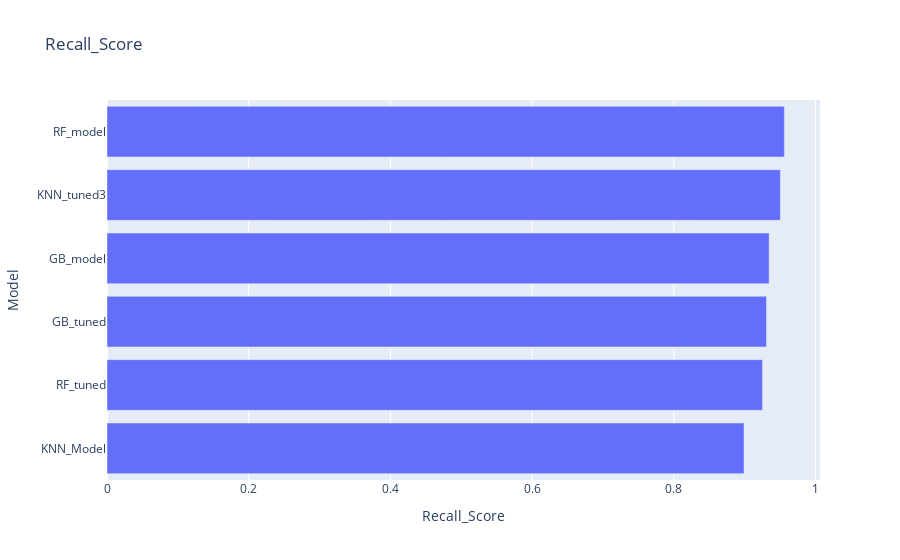
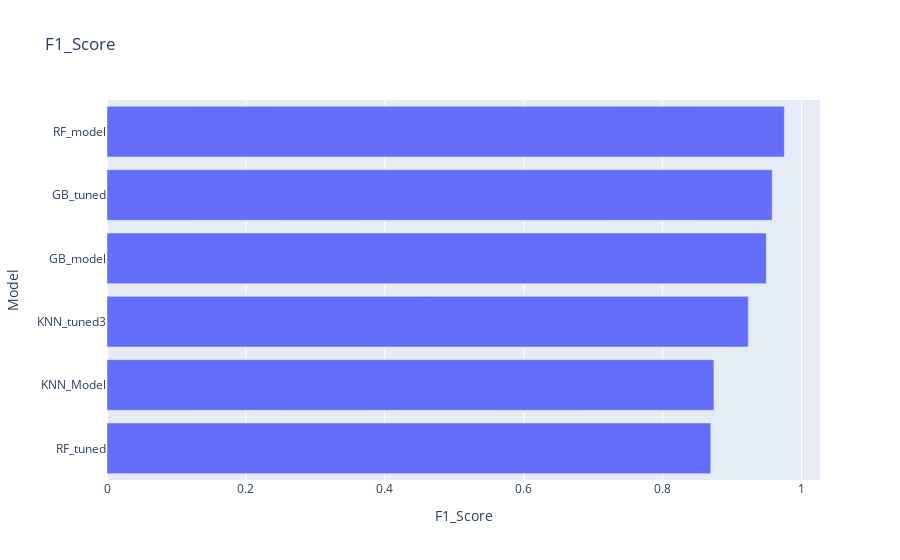
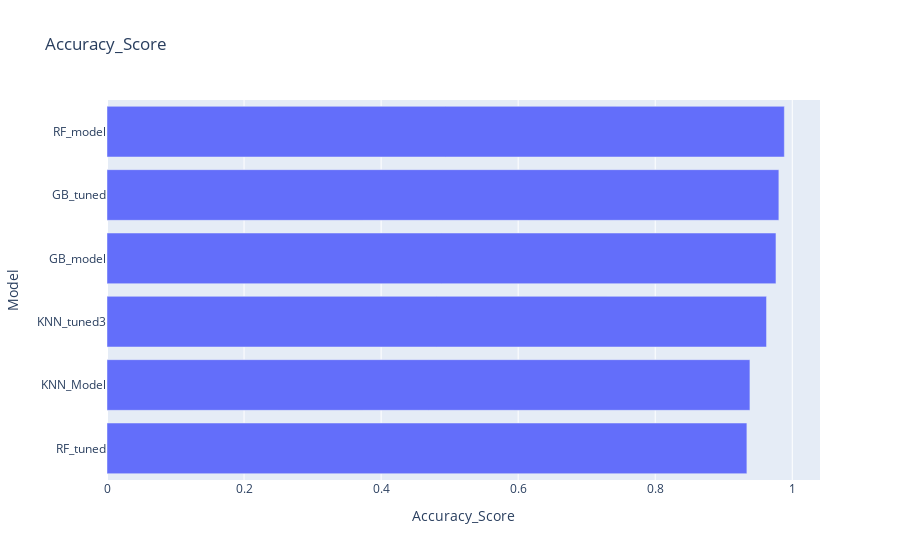
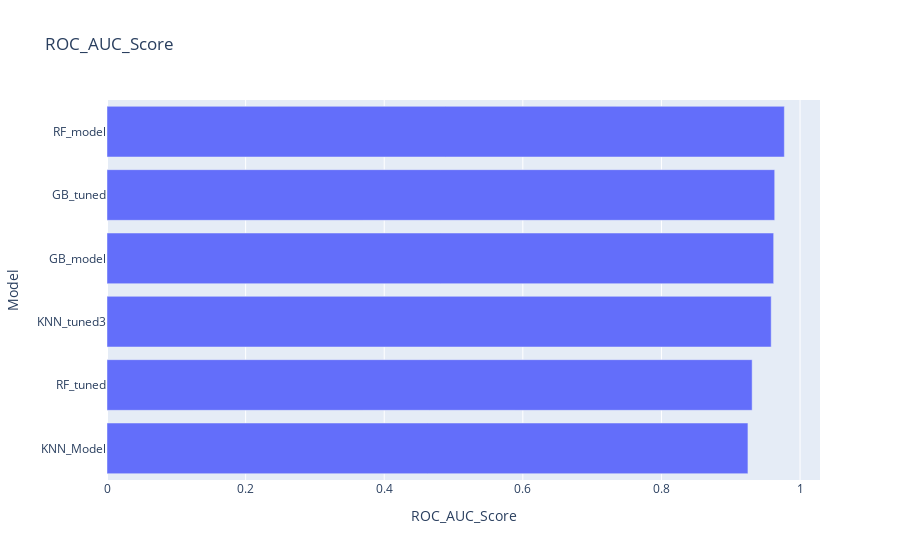

The code cell stored with these charts, in order, in its notebook:
### Markdown cell above
#### Prediction

### Code cell
compare = pd.DataFrame({"Model": ["GB_model", "GB_tuned", "KNN_Model", "KNN_tuned3", "RF_model", "RF_tuned"],
                        
                        "F1_Score": [GB_model_f1, GB_tuned_f1, KNN_model_f1, KNN_tuned1_f1, RF_f1, RF_tuned_f1, 
                                    ],
                                                 
                        "Accuracy_Score": [GB_model_acc, GB_tuned_acc, KNN_model_acc, KNN_tuned1_acc, RF_acc, 
                                           RF_tuned_acc],
                        
                        "Recall_Score": [GB_model_recall, GB_tuned_recall, KNN_model_recall, KNN_tuned1_recall, RF_recall, 
                                     RF_tuned_recall],
                       
                        "ROC_AUC_Score": [GB_model_auc, GB_tuned_auc, KNN_model_auc, KNN_tuned1_auc, RF_auc, 
                                          RF_tuned_auc]})

compare = compare.sort_values(by="Recall_Score", ascending=True)
fig = px.bar(compare, x = "Recall_Score", y = "Model", title = "Recall_Score")
fig.show()

compare = compare.sort_values(by="F1_Score", ascending=True)
fig = px.bar(compare, x = "F1_Score", y = "Model", title = "F1_Score")
fig.show()

compare = compare.sort_values(by="Accuracy_Score", ascending=True)
fig = px.bar(compare, x = "Accuracy_Score", y = "Model", title = "Accuracy_Score")
fig.show()

compare = compare.sort_values(by="ROC_AUC_Score", ascending=True)
fig = px.bar(compare, x = "ROC_AUC_Score", y = "Model", title = "ROC_AUC_Score")
fig.show()

### Figure 1 — Plotly figure (JSON) as saved in the notebook; plotly's stock layout.template omitted (floating-point values rounded to 4 significant figures)
{"data": [{"alignmentgroup": "True", "hovertemplate": "Recall_Score=%{x}<br>Model=%{y}<extra></extra>", "legendgroup": "", "marker": {"color": "#636efa", "pattern": {"shape": ""}}, "name": "", "offsetgroup": "", "orientation": "h", "showlegend": false, "textposition": "auto", "type": "bar", "x": [0.8992, 0.9253, 0.9309, 0.9346, 0.9505, 0.9561], "xaxis": "x", "y": ["KNN_Model", "RF_tuned", "GB_tuned", "GB_model", "KNN_tuned3", "RF_model"], "yaxis": "y"}], "layout": {"barmode": "relative", "legend": {"tracegroupgap": 0}, "title": {"text": "Recall_Score"}, "xaxis": {"anchor": "y", "domain": [0, 1], "title": {"text": "Recall_Score"}}, "yaxis": {"anchor": "x", "domain": [0, 1], "title": {"text": "Model"}}}}

### Figure 2 — Plotly figure (JSON) as saved in the notebook; plotly's stock layout.template omitted (floating-point values rounded to 4 significant figures)
{"data": [{"alignmentgroup": "True", "hovertemplate": "F1_Score=%{x}<br>Model=%{y}<extra></extra>", "legendgroup": "", "marker": {"color": "#636efa", "pattern": {"shape": ""}}, "name": "", "offsetgroup": "", "orientation": "h", "showlegend": false, "textposition": "auto", "type": "bar", "x": [0.8693, 0.8739, 0.9234, 0.9493, 0.9577, 0.9752], "xaxis": "x", "y": ["RF_tuned", "KNN_Model", "KNN_tuned3", "GB_model", "GB_tuned", "RF_model"], "yaxis": "y"}], "layout": {"barmode": "relative", "legend": {"tracegroupgap": 0}, "title": {"text": "F1_Score"}, "xaxis": {"anchor": "y", "domain": [0, 1], "title": {"text": "F1_Score"}}, "yaxis": {"anchor": "x", "domain": [0, 1], "title": {"text": "Model"}}}}

### Figure 3 — Plotly figure (JSON) as saved in the notebook; plotly's stock layout.template omitted (floating-point values rounded to 4 significant figures)
{"data": [{"alignmentgroup": "True", "hovertemplate": "Accuracy_Score=%{x}<br>Model=%{y}<extra></extra>", "legendgroup": "", "marker": {"color": "#636efa", "pattern": {"shape": ""}}, "name": "", "offsetgroup": "", "orientation": "h", "showlegend": false, "textposition": "auto", "type": "bar", "x": [0.9338, 0.9382, 0.9624, 0.9762, 0.9804, 0.9884], "xaxis": "x", "y": ["RF_tuned", "KNN_Model", "KNN_tuned3", "GB_model", "GB_tuned", "RF_model"], "yaxis": "y"}], "layout": {"barmode": "relative", "legend": {"tracegroupgap": 0}, "title": {"text": "Accuracy_Score"}, "xaxis": {"anchor": "y", "domain": [0, 1], "title": {"text": "Accuracy_Score"}}, "yaxis": {"anchor": "x", "domain": [0, 1], "title": {"text": "Model"}}}}

### Figure 4 — Plotly figure (JSON) as saved in the notebook; plotly's stock layout.template omitted (floating-point values rounded to 4 significant figures)
{"data": [{"alignmentgroup": "True", "hovertemplate": "ROC_AUC_Score=%{x}<br>Model=%{y}<extra></extra>", "legendgroup": "", "marker": {"color": "#636efa", "pattern": {"shape": ""}}, "name": "", "offsetgroup": "", "orientation": "h", "showlegend": false, "textposition": "auto", "type": "bar", "x": [0.9248, 0.9309, 0.9583, 0.9619, 0.9634, 0.9773], "xaxis": "x", "y": ["KNN_Model", "RF_tuned", "KNN_tuned3", "GB_model", "GB_tuned", "RF_model"], "yaxis": "y"}], "layout": {"barmode": "relative", "legend": {"tracegroupgap": 0}, "title": {"text": "ROC_AUC_Score"}, "xaxis": {"anchor": "y", "domain": [0, 1], "title": {"text": "ROC_AUC_Score"}}, "yaxis": {"anchor": "x", "domain": [0, 1], "title": {"text": "Model"}}}}
